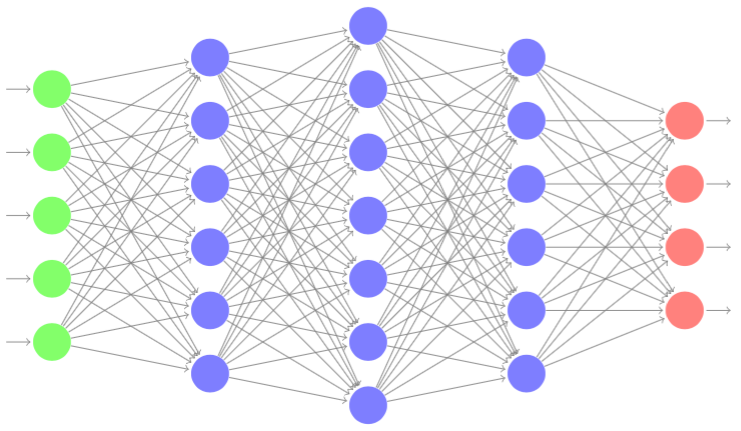
#> input picture poster/nnet.tiff, 741 x 431 px
$ python make_posters.py   (Python 2 division)
#> lines starting #> are read from the running program, lines starting #| are printed output that depends on the picture; after the words box and inside, x2 and y2 are one past the last pixel; in counts of white or black regions, pixels touching at a corner belong together; pictures that were not available may be replaced by others from this repository, and a replacement may not be noted
'''
Author: Sanket Satpathy
Last updated: 6/8/16
Used with Python 2.7
Description:
This is a script to generate posters for the ELE face detection project.
Posters are generated for each training image.
'''
import numpy as np, cv2, os
np.set_printoptions(precision=2)
from PIL import Image
from recognizer_util import filename_to_name

# make poster for display
def make_poster(image_dir, filename):
#> called with filename = 'ak.png'
	height = 1080
	width = 1920
	shape = (height, width, 3)
	y = cv2.imread('./poster/nnet.tiff')
#> y is the input picture: shape (431, 741, 3); mean B, G, R 241.7, 235.7, 235.3
	y_shape = (791, 388)
	y = cv2.resize(y, y_shape)
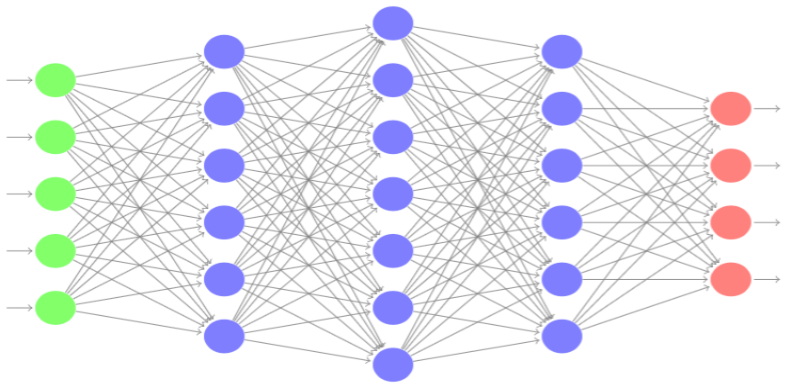
#> y: shape (388, 791, 3); mean B, G, R 241.6, 235.7, 235.3

	x_offset = 175
	y_offset = (width-y.shape[1])/2
#> y_offset = 564

	screen = 255 * np.ones(shape, dtype='uint8')

	#title
	font = cv2.FONT_HERSHEY_SCRIPT_COMPLEX
	cv2.putText(screen, 'ELE Face Detection', (height/2, 100), font, 3, (0,0,0), 3)

	# input image
	z = Image.open(image_dir + filename)
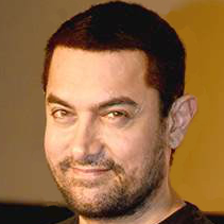
#> input picture vgg_feature/ak.png, 224 x 224 px, given as the content of the folder /Users/princetonee/Dropbox/EEdisplayfaces/, which was not available
#> z is the input picture: PIL image 224x224 RGB; mean R, G, B 142.6, 102.4, 63.5
	aspect_ratio = z.size[1]/float(z.size[0])
#> aspect_ratio = 1
	z = z.resize((200, int(200*aspect_ratio)))
#> z: PIL image 200x200 RGB
	z = np.array(z, dtype='uint8')[:,:,::-1]
#> z: shape (200, 200, 3)
	screen[(x_offset+y.shape[0]/2)-z.shape[0]/2:(x_offset+y.shape[0]/2)-z.shape[0]/2+z.shape[0], y_offset-2*z.shape[1]:y_offset-z.shape[1]] = z
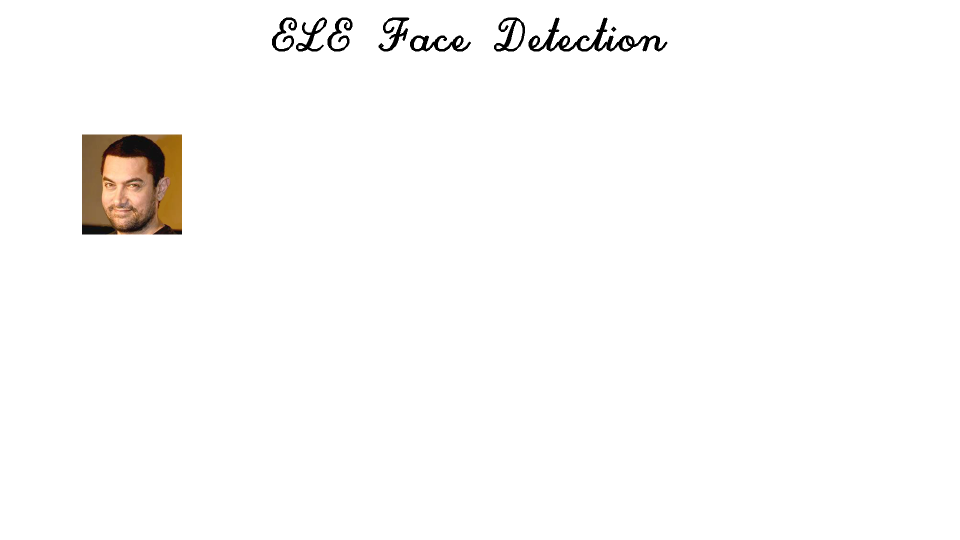
#> screen: shape (1080, 1920, 3) (shown at 1/2 size); mean B, G, R 249.7, 250.5, 251.3

	# neural net
	# screen[x_offset:x_offset+y.shape[0], y_offset:y_offset+y.shape[1]] = y
	screen[x_offset:x_offset+y.shape[0], y_offset-30:y_offset-30+y.shape[1]] = y
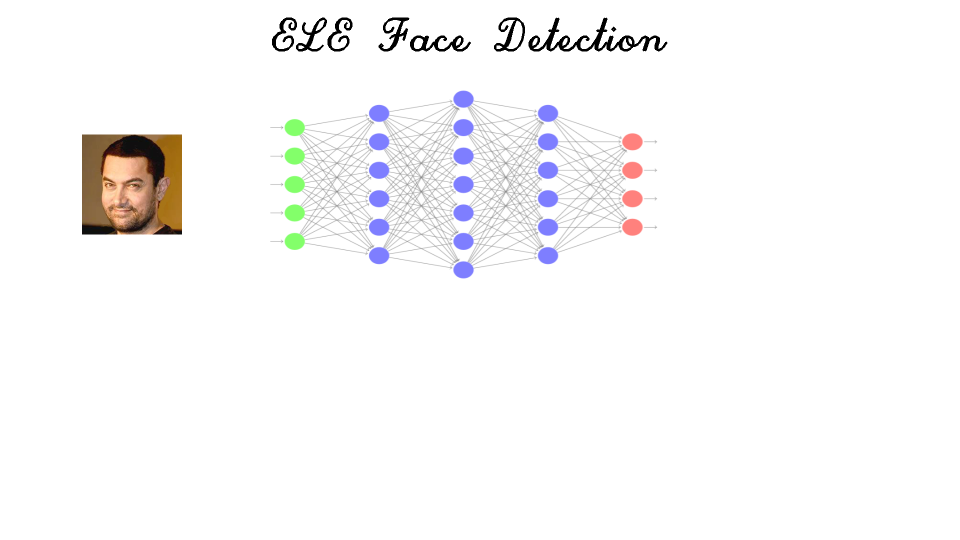
#> screen: shape (1080, 1920, 3) (shown at 1/2 size); 5.71% of pixels changed, all inside (x1, y1, x2, y2) = (540, 180, 1315, 558)

	# prediction text
	font = cv2.FONT_HERSHEY_SIMPLEX
	if len(filename[:-4].split('_')) > 3:
		first = ' '.join(filename[:-4].split('_')[1:3])
		last = ' '.join(filename[:-4].split('_')[3:])
	else:
#> (the run stopped early here; a loop or call above may not have finished)
